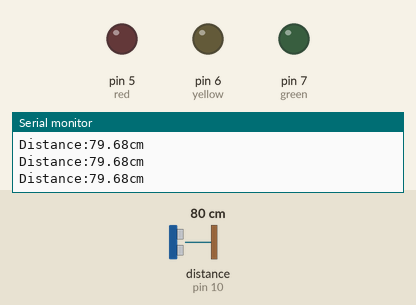
This sketch was run on a simulated Arduino Uno, built with avr-gcc and run on an emulated ATmega328P. Parts: output pins drawn as LEDs (lit = HIGH), the last lines printed to the serial monitor. Wiring (inferred from the names in the program): ultrasonic range finder: trigger pin 9; echo pin 10. Dashed ring = blinking. The test bench sets the inputs (shaded band); at power-on: distance to the obstacle (sensor on pin 10) 80 cm. The echo pulse lasts 58.3 µs per cm; pins used as bus, display or sensor lines are not drawn.

Above: at 1.3 s.
1.4 s: distance to the obstacle (sensor on pin 10) set to 97 cm
3.2 s: distance to the obstacle (sensor on pin 10) set to 106 cm
At 4.3 s:
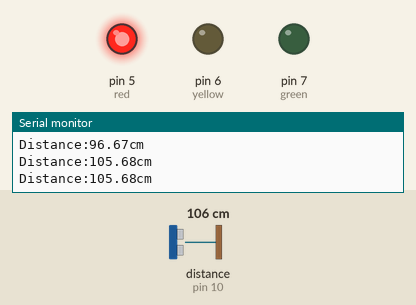
5.5 s: distance to the obstacle (sensor on pin 10) set to 195 cm
7.2 s: distance to the obstacle (sensor on pin 10) set to 206 cm
At 8.9 s:
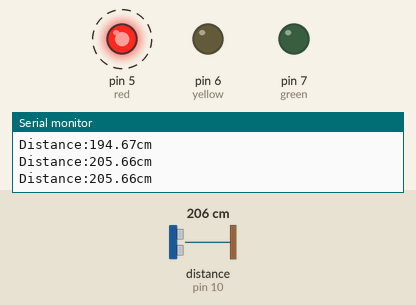
10.2 s: distance to the obstacle (sensor on pin 10) set to 267 cm
13.2 s: distance to the obstacle (sensor on pin 10) set to 273 cm
At 15.7 s:
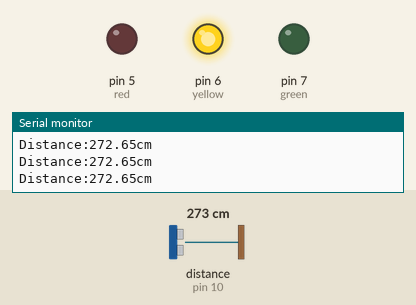
Timing chart, 0 to 17.0 s (numbered marks = the images above; inputs shaded):
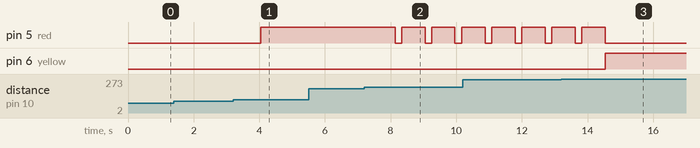

Measured:
- the behaviour switches between 100 and 101 cm on distance to the obstacle (sensor on pin 10) (found by bisection; images 0 and 1)
- the behaviour switches between 200 and 201 cm on distance to the obstacle (sensor on pin 10) (found by bisection; images 1 and 2)
- the behaviour switches between 270 and 271 cm on distance to the obstacle (sensor on pin 10) (found by bisection; images 2 and 3)
- after the input at 3.2 s, pin 5 (red): LOW → HIGH after 0.85 s
- after the input at 7.2 s, pin 5 (red): alternates HIGH for 0.71 s and LOW for 0.20 s, starting after 0.94 s
- after the input at 13.2 s, pin 5 (red): goes on until 14.5 s, then stays LOW; pin 6 (yellow): LOW → HIGH after 1.3 s

The sketch:

ultrasonic_led_assignment.ino
```cpp
#define TRIG 9
#define ECHO 10

int green = 7;
int yellow =6;
int red =5;

void setup() {
  Serial.begin(9600);
  pinMode(TRIG,OUTPUT);
  pinMode(ECHO,INPUT);
  pinMode(green,OUTPUT);
  pinMode(yellow,OUTPUT);
  pinMode(red,OUTPUT);

}

void loop() {

  long duration;
  float distance;

  digitalWrite(TRIG,LOW);
  delayMicroseconds(2);
   digitalWrite(TRIG,HIGH);
  delayMicroseconds(10);
   digitalWrite(TRIG,LOW);

   duration = pulseIn(ECHO,HIGH);
   distance = (duration * 0.0343)/2;

   Serial.print("Distance:");
   Serial.print(distance);
   Serial.println("cm");
   delay(500);

  if(distance < 100) {

  digitalWrite(green,LOW);
  digitalWrite(yellow,LOW);
  digitalWrite(red,LOW);
}

else if(distance >= 100 && distance < 200) {

  digitalWrite(red,HIGH);
  digitalWrite(green,LOW);
  digitalWrite(yellow,LOW);
}

else if(distance >= 200 && distance < 270) {

  digitalWrite(green,LOW);
  digitalWrite(yellow,LOW);
  digitalWrite(red,LOW);
  delay(200);
  digitalWrite(red,HIGH);
  delay(200);
}

else if(distance >= 270 && distance < 300) {

  digitalWrite(yellow,HIGH);
  digitalWrite(red,LOW);
  digitalWrite(green,LOW);
}

else if(distance >= 300) {

  digitalWrite(red,LOW);
  digitalWrite(yellow,LOW);
  digitalWrite(green,HIGH);
}


}
```
